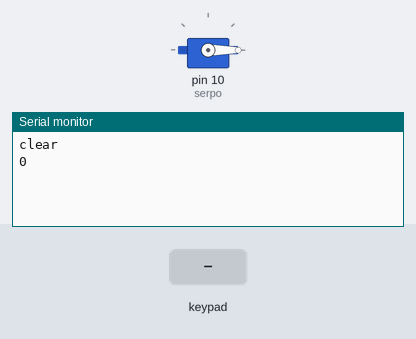
Simulated run of this sketch. Board: Arduino Uno, built with avr-gcc and run on an emulated ATmega328P. Parts: servo, the last lines printed to the serial monitor. The inputs (shaded band) are chosen by the test bench.

Above: at 1.2 s.
1.3 s: key 'A' pressed
At 2.5 s:
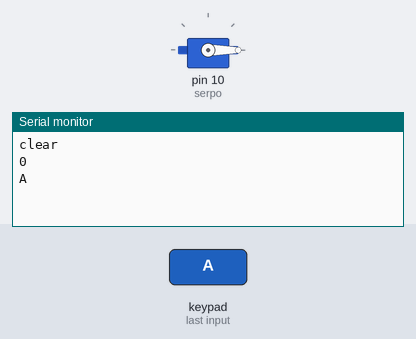
2.8 s: keypad keys 9 8 7 6 # pressed 0.4 s apart
At 5.1 s:
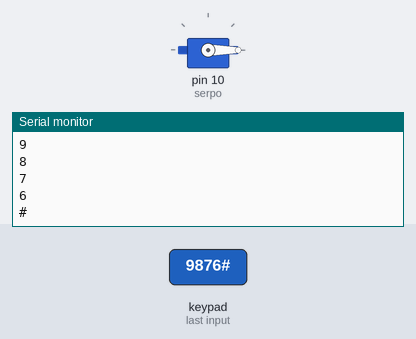
6.3 s: key 'B' pressed
At 7.5 s:
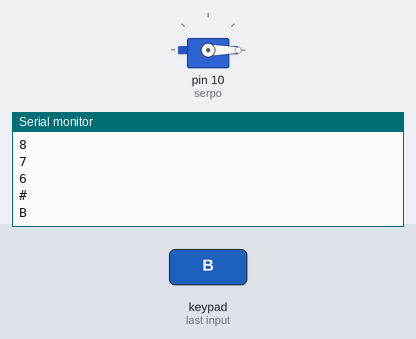
7.8 s: keypad keys 9 8 7 6 * pressed 0.4 s apart
At 9.53 s:
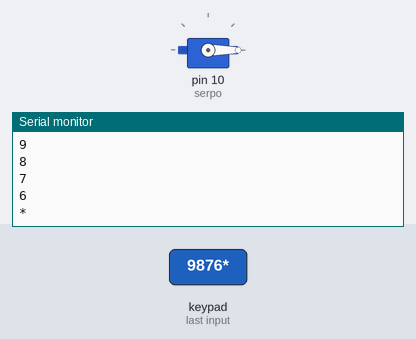
Timing chart, 0 to 11.0 s (numbered marks = the images above; inputs shaded):
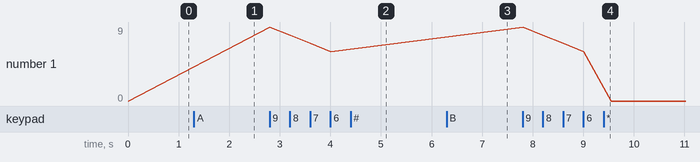

Measured:
- after the input at 1.3 s, the serial monitor: prints a new line at once (image 1)
- after the input at 2.8 s, the serial monitor: prints a new line at once (image 2)
- after the input at 6.3 s, the serial monitor: prints a new line at once (image 3)
- after the input at 7.8 s, the serial monitor: prints a new line at once (image 4)
- plotted number 1: 0 → 6 after the input at 2.8 s, 6 → 0 after the input at 7.8 s

The sketch:

EventKeypadz.ino
```cpp
#include <Keypad.h>
#include <Servo.h>
int pos=0;
const byte ROWS = 4; //four rows
const byte COLS = 4; //three columns
char keys[ROWS][COLS] = {
  {'1', '2', '3', 'A'},
  {'4', '5', '6', 'B'},
  {'7', '8', '9', 'C'},
  {'*', '0', '#', 'D'}
};

byte rowPins[ROWS] = {9, 8, 7, 6};
byte colPins[COLS] = {5, 4, 3, 2};
Servo serpo;

Keypad keypad = Keypad( makeKeymap(keys), rowPins, colPins, ROWS, COLS );


void setup(){
    Serial.begin(9600);
    keypad.addEventListener(keypadEvent); // Add an event listener for this keypad
    Serial.println("clear");
    serpo.attach(10);
    serpo.write(pos);
    Serial.println(pos);
}

void loop(){
    char key = keypad.getKey();

    if (key) {
        Serial.println(key);
    }
}

// Taking care of some special events.
void keypadEvent(KeypadEvent key){
    switch (keypad.getState()){
    case PRESSED:
        if (key == '#') {

        }
        break;

    case RELEASED:
    while (key == '*' && pos < 180) {
    pos;
    serpo.write(pos);
    Serial.println(pos);
    delay(15);
        }
        break;

    case HOLD:
        while (key == '*' && pos < 180) {
    pos++;
    serpo.write(pos);
    Serial.println(pos);
    delay(15);
        }
        break;
    }
}
```
